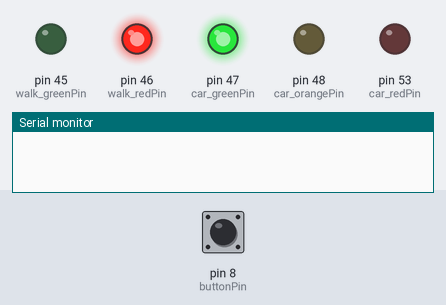
A sketch run on a simulated Arduino Mega 2560, built with avr-gcc and run on an emulated ATmega2560. On the bench: output pins drawn as LEDs (lit = HIGH), the last lines printed to the serial monitor. Inputs (shaded band) come from the test bench; at power-on: pin 8 (buttonPin) LOW.

Above: at 1.2 s.
1.3 s: pin 8 (buttonPin) pulled HIGH for 0.15 s
At 2.2 s:
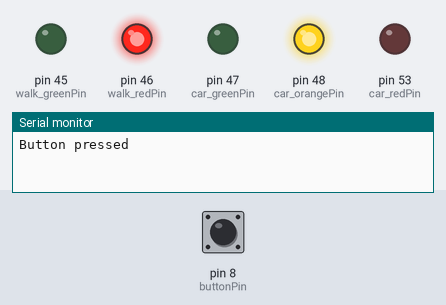
At 5.7 s:
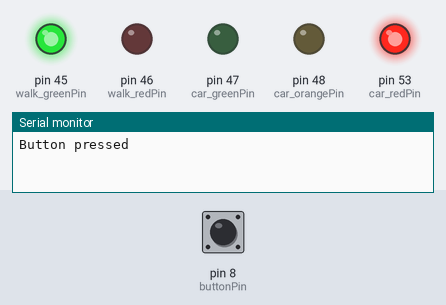
Timing chart, 0 to 13.8 s (numbered marks = the images above; inputs shaded):
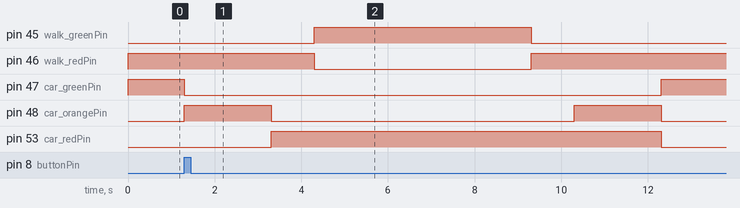

The sketch:

07-traffic_lights.ino
```cpp
#define DELAY0 5000
#define DELAY1 1000
#define DELAY2 2000
#define DELAY3 3000

int walk_greenPin = 45;
int walk_redPin = 46;

int car_greenPin = 47;
int car_orangePin = 48;
int car_redPin = 53;

int buttonPin = 8;
int buttonState = LOW;

// void toggle(int pin){
//     if (digitalRead(pin) == HIGH) {
//         digitalWrite(pin, LOW);
//     } else {
//         digitalWrite(pin, HIGH);
//     }
// }

// |         | Piéton |       | Auto  |        |       | Bin        | Dec |
// | ------- | ------ | ----- | ----- | ------ | ----- | ---------- | --- |
// | LED     | Verte  | Rouge | Verte | Orange | Rouge |            |     |
// | Poids   | 16     | 8     | 4     | 2      | 1     |            |     |
// | Phase 1 | 0      | 1     | 1     | 0      | 0     | 0b00001100 | 12  |
// | Phase 2 | 0      | 1     | 0     | 1      | 0     | 0b00001010 | 10  |
// | Phase 3 | 0      | 1     | 0     | 0      | 1     | 0b00001001 | 9   |
// | Phase 4 | 1      | 0     | 0     | 0      | 1     | 0b00010001 | 17  |
// | Phase 5 | 0      | 1     | 0     | 0      | 1     | 0b00001010 | 9   |
// | Phase 6 | 0      | 1     | 0     | 1      | 1     | 0b00001011 | 11  |
void putLeds(int lightValue, int pause){
    digitalWrite(car_redPin,    (lightValue&1)  == 1  ? HIGH : LOW);
    digitalWrite(car_orangePin, (lightValue&2)  == 2  ? HIGH : LOW);
    digitalWrite(car_greenPin,  (lightValue&4)  == 4  ? HIGH : LOW);
    digitalWrite(walk_redPin,   (lightValue&8)  == 8  ? HIGH : LOW);
    digitalWrite(walk_greenPin, (lightValue&16) == 16 ? HIGH : LOW);
    delay(pause);
}

void lightChange(){

    // Linear Method
    // digitalWrite(car_greenPin, LOW);
    // digitalWrite(car_orangePin, HIGH); delay(DELAY3);
    // digitalWrite(car_orangePin, LOW);
    // digitalWrite(car_redPin, HIGH); delay(DELAY1);
    // digitalWrite(walk_redPin, LOW);
    // digitalWrite(walk_greenPin, HIGH); delay(DELAY0);
    // digitalWrite(walk_greenPin, LOW);
    // digitalWrite(walk_redPin, HIGH); delay(DELAY1);
    // digitalWrite(car_orangePin, HIGH); delay(DELAY2);
    // digitalWrite(car_orangePin, LOW);
    // digitalWrite(car_redPin, LOW);
    // digitalWrite(car_greenPin, HIGH);

    // PORTL Method (if using an Arduino Mega and the PORTL register - 42 to 49)
    // 49	PL0	0b00000001
    // 48	PL1	0b00000010
    // 47	PL2	0b00000100
    // 46	PL3	0b00001000
    // 45	PL4	0b00010000
    // 44	PL5	0b00100000
    // 43	PL6	0b01000000
    // 42	PL7	0b10000000
    // PORTL = 10; delay(DELAY2); // 0b00001010 pin 48 and 46 (car orange and walk red)
    // PORTL = 9;  delay(DELAY1); // 0b00001001 pin 49 and 46 (car red and walk red)
    // PORTL = 17; delay(DELAY0); // 0b00010001 pin 49 and 45 (car red and walk green)
    // PORTL = 9;  delay(DELAY1); // 0b00001001 pin 49 and 46 (car red and walk red)
    // PORTL = 11; delay(DELAY2); // 0b00001011 pin 49, 48 and 46 (car red, car orange and walk red)
    // PORTL = 12;                // 0b00001100 pin 47 and 46 (car green and walk red)

    // Book Method with putLeds function,
    // Bonne méthode parce que indépendant de la configuration des pins
    // Càd que si on change les pins, on n'a pas besoin de changer la fonction
    putLeds(10, DELAY2);
    putLeds(9, DELAY1);
    putLeds(17, DELAY0);
    putLeds(9, DELAY1);
    putLeds(11, DELAY2);
    putLeds(12, 0);
}

void setup(){
    Serial.begin(9600);
    pinMode(walk_greenPin, OUTPUT);
    pinMode(walk_redPin, OUTPUT);
    pinMode(car_redPin, OUTPUT);
    pinMode(car_orangePin, OUTPUT);
    pinMode(car_greenPin, OUTPUT);
    pinMode(buttonPin, INPUT);

    // PORTL = 0b00001100; // 12
    digitalWrite(car_greenPin, HIGH);
    digitalWrite(walk_redPin, HIGH);
};

void loop(){
    buttonState = digitalRead(buttonPin);
    if (buttonState == HIGH) {
        Serial.println("Button pressed");
        lightChange();
    }
};
```

Measured:
- after the input at 1.3 s, pin 45 (walk_greenPin): LOW → HIGH after 3.0 s, → LOW 5.0 s later; pin 46 (walk_redPin): HIGH → LOW after 3.0 s, → HIGH 5.0 s later
